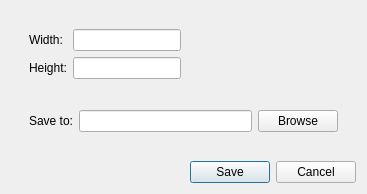
<?xml version="1.0" encoding="UTF-8"?>
<ui version="4.0">
 <class>saveAsDialog</class>
 <widget class="QDialog" name="saveAsDialog">
  <property name="geometry">
   <rect>
    <x>0</x>
    <y>0</y>
    <width>367</width>
    <height>194</height>
   </rect>
  </property>
  <property name="windowTitle">
   <string>Save as...</string>
  </property>
  <layout class="QVBoxLayout" name="verticalLayout">
   <item>
    <widget class="QWidget" name="widget" native="true">
     <layout class="QVBoxLayout" name="verticalLayout_2">
      <item>
       <widget class="QWidget" name="widget_3" native="true">
        <layout class="QFormLayout" name="formLayout">
         <item row="0" column="0">
          <widget class="QLabel" name="label_2">
           <property name="text">
            <string>Width:</string>
           </property>
          </widget>
         </item>
         <item row="1" column="0">
          <widget class="QLabel" name="label_3">
           <property name="text">
            <string>Height:</string>
           </property>
          </widget>
         </item>
         <item row="0" column="1">
          <widget class="QLineEdit" name="widthImg">
           <property name="sizePolicy">
            <sizepolicy hsizetype="Fixed" vsizetype="Fixed">
             <horstretch>0</horstretch>
             <verstretch>0</verstretch>
            </sizepolicy>
           </property>
          </widget>
         </item>
         <item row="1" column="1">
          <widget class="QLineEdit" name="heightLine">
           <property name="sizePolicy">
            <sizepolicy hsizetype="Fixed" vsizetype="Fixed">
             <horstretch>0</horstretch>
             <verstretch>0</verstretch>
            </sizepolicy>
           </property>
          </widget>
         </item>
        </layout>
       </widget>
      </item>
      <item>
       <widget class="QWidget" name="widget_2" native="true">
        <property name="maximumSize">
         <size>
          <width>16777215</width>
          <height>50</height>
         </size>
        </property>
        <layout class="QHBoxLayout" name="horizontalLayout">
         <item>
          <widget class="QLabel" name="label">
           <property name="text">
            <string>Save to:</string>
           </property>
          </widget>
         </item>
         <item>
          <widget class="QLineEdit" name="filePath"/>
         </item>
         <item>
          <widget class="QPushButton" name="fileBrowseButton">
           <property name="text">
            <string>Browse</string>
           </property>
          </widget>
         </item>
        </layout>
       </widget>
      </item>
     </layout>
    </widget>
   </item>
   <item>
    <widget class="QDialogButtonBox" name="buttonBox">
     <property name="orientation">
      <enum>Qt::Horizontal</enum>
     </property>
     <property name="standardButtons">
      <set>QDialogButtonBox::Cancel|QDialogButtonBox::Save</set>
     </property>
    </widget>
   </item>
  </layout>
 </widget>
 <resources/>
 <connections>
  <connection>
   <sender>buttonBox</sender>
   <signal>accepted()</signal>
   <receiver>saveAsDialog</receiver>
   <slot>accept()</slot>
   <hints>
    <hint type="sourcelabel">
     <x>254</x>
     <y>293</y>
    </hint>
    <hint type="destinationlabel">
     <x>157</x>
     <y>274</y>
    </hint>
   </hints>
  </connection>
  <connection>
   <sender>buttonBox</sender>
   <signal>rejected()</signal>
   <receiver>saveAsDialog</receiver>
   <slot>reject()</slot>
   <hints>
    <hint type="sourcelabel">
     <x>322</x>
     <y>293</y>
    </hint>
    <hint type="destinationlabel">
     <x>286</x>
     <y>274</y>
    </hint>
   </hints>
  </connection>
 </connections>
</ui>
